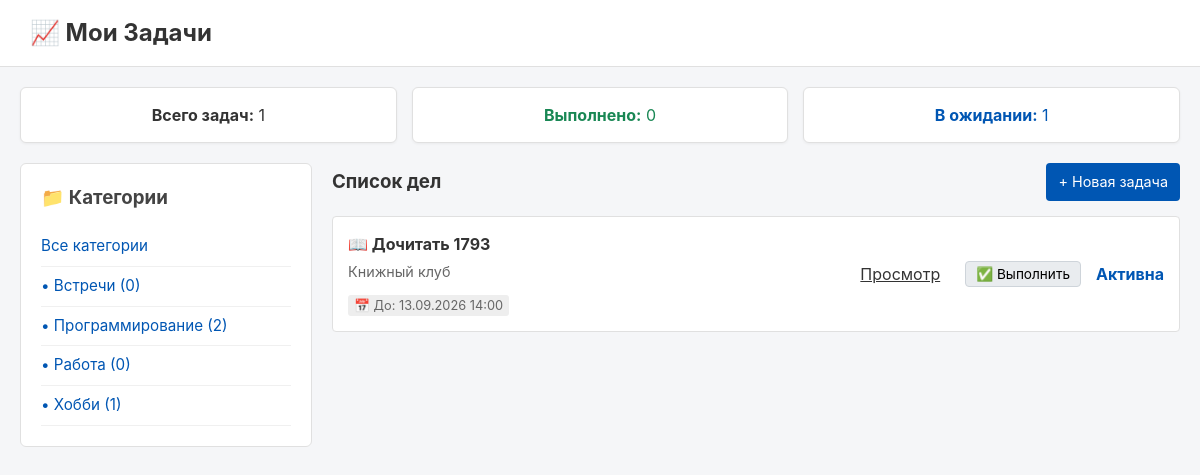
The app's page /?category=5 with its own data.
### todoapp/models.py (models this page shows, shortened)
class Category(models.Model):
    name = models.CharField(
        max_length = 60,
        verbose_name = "Название",
        help_text = "Введите название категории:"
    )
    class Meta:
        verbose_name = "Категория"
        verbose_name_plural = "Категории"
        ordering = ['name']

class Task(models.Model):
    title = models.CharField(
        max_length=200,
        verbose_name="Задача",
        help_text="Введите название задачи:"
    )
    description = models.TextField(
        max_length=500,
        verbose_name="Описание",
        help_text="Введите описание задачи:"
    )
    created_date = models.DateTimeField(
        auto_now_add=True,
        verbose_name="Дата создания задачи:",
        help_text="Введите дату создания задачи:"
    )
    due_date = models.DateTimeField(
        null=True,
        blank=True,
        verbose_name="Срок выполнения задачи:",
        help_text="Введите срок выполнения задачи:"
    )
    is_completed = models.BooleanField(
        default=False,
        verbose_name="Выполнено",
    )
    category_task = models.ForeignKey(
        Category,
        on_delete = models.SET_NULL,
        null=True,
        blank=True,
        verbose_name="Название",
        related_name="tasks", #category.tasks.all
    )
    @property
    def is_past_due(self):
        if self.due_date and not self.is_completed:
            return timezone.now() > self.due_date
        return False
    def get_absolute_url(self):
        return reverse("todo:task_detail", kwargs={"pk": self.pk})
    class Meta:
        verbose_name="Задача"
        verbose_name_plural="Задачи"
        ordering=['is_completed', '-created_date']

### todoapp/views.py (the view)
# urls.py: path('', views.IndexView.as_view(), name='index'),
class IndexView(View):
    def get(self, request):
        tasks = Task.objects.all()
        category_id = request.GET.get('category')
        if category_id:
            tasks = tasks.filter(category_task_id=category_id)
        total_tasks = tasks.count()
        completed_tasks = tasks.filter(is_completed=True).count()
        pending_tasks = total_tasks - completed_tasks
        task_categories = Category.objects.all()
        context = {
            "tasks": tasks,
            "total_tasks": total_tasks,
            "completed_tasks": completed_tasks,
            "pending_tasks": pending_tasks,
            "categories": task_categories,
        }
        return render(request, "main.html", context)

### templates/main.html (shortened to what this page needs)
<!DOCTYPE html>
<html lang="ru">
<head>
    <link rel="stylesheet" href="/static/styles.css">
</head>
<body>
    <div class="header-bar">
        <h2>📈 Мои Задачи</h2>
    </div>
    <div class="stats-container">
        <div class="stat-box">
            <strong>Всего задач:</strong> {{ total_tasks }}
        </div>
        <div class="stat-box stat-box-completed">
            <strong>Выполнено:</strong> {{ completed_tasks }}
        </div>
        <div class="stat-box stat-box-pending">
            <strong>В ожидании:</strong> {{ pending_tasks }}
        </div>
    </div>
    <div class="main-layout">
        <div class="sidebar">
            <h3>📁 Категории</h3>
            <a href="{% url 'todo:index' %}" class="category-link">Все категории</a>
            {% for category in categories %}
                <a href="?category={{ category.id }}" class="category-link">
                    • {{ category.name }} ({{ category.tasks.count }})
                </a>
            {% empty %}
                <p>Категорий нет</p>
            {% endfor %}
        </div>
        <div class="content-area">
            <div class="content-header">
                <h3>Список дел</h3>
                <a href="{% url 'todo:task_create' %}" class="btn btn-primary">+ Новая задача</a>
            </div>
            {% for task in tasks %}
                <div class="task-card">
                    <div>
                        <h4 class="{% if task.is_completed %}line-through{% endif %}">
                            {{ task.title }}
                        </h4>
                        <p>{{ task.description }}</p>
                        <span class="task-card-meta">
                            📅 До: {{ task.due_date|date:"d.m.Y H:i"|default:"Не указан" }}
                        </span>
                    </div>
                    <div style="display: flex; align-items: center; gap: 15px;">
                        <a href="{{ task.get_absolute_url }}">Просмотр</a>
                        <form action="{% url 'todo:task_toggle' task.id %}" method="post" style="margin: 0;">
                            <button type="submit" class="btn" style="padding: 4px 10px; font-size: 0.85em; cursor: pointer; background: #e9ecef; border: 1px solid #ced4da; border-radius: 4px; font-family: inherit;">
                                {% if task.is_completed %}↩️ Вернуть{% else %}✅ Выполнить{% endif %}
                            </button>
                        </form>
                        {% if task.is_completed %}
                            <span class="task-status-completed">Готово</span>
                        {% elif task.is_past_due %}
                            <span class="task-status-expired" style="color: #dc3545; font-weight: bold;">Просрочена</span>
                        {% else %}
                            <span class="task-status-active">Активна</span>
                        {% endif %}
                    </div>
                </div>
            {% empty %}
                <div class="empty-state">
                    <p>🎉 Список пуст! Задач не обнаружено.</p>
                </div>
            {% endfor %}
        </div>
    </div>
</body>
</html>

### todoapp/static/styles.css (style rules this page uses)
body { font-family: -apple-system, BlinkMacSystemFont, "Segoe UI", Roboto, Helvetica, Arial, sans-serif; background-color: #f5f6f8; color: #333333; margin: 0; padding: 0; line-height: 1.5; }
.header-bar { background-color: #ffffff; padding: 15px 30px; border-bottom: 1px solid #e0e0e0; margin-bottom: 20px; }
.header-bar h2 { margin: 0; }
.main-layout { display: flex; max-width: 1200px; margin: 0 auto; padding: 0 20px; gap: 20px; }
.sidebar { width: 250px; flex-shrink: 0; background: #ffffff; padding: 20px; border-radius: 6px; border: 1px solid #e0e0e0; align-self: flex-start; }
.sidebar h3 { margin-top: 0; margin-bottom: 15px; color: #444; }
.category-link { display: block; color: #0056b3; text-decoration: none; padding: 8px 0; font-size: 0.95em; border-bottom: 1px solid #f0f0f0; }
.content-area { flex-grow: 1; }
.content-header { display: flex; justify-content: space-between; align-items: center; margin-bottom: 15px; }
.content-header h3 { margin: 0; }
.stats-container { display: flex; max-width: 1160px; margin: 0 auto 20px auto; padding: 0 20px; gap: 15px; }
.stat-box { flex: 1; background: #ffffff; padding: 15px; border-radius: 6px; border: 1px solid #e0e0e0; text-align: center; box-shadow: 0 1px 3px rgba(0,0,0,0.05); }
.stat-box-completed { color: #198754; }
.stat-box-pending { color: #0056b3; }
.task-card { display: flex; justify-content: space-between; align-items: center; background: #ffffff; padding: 15px; margin-bottom: 12px; border-radius: 4px; border: 1px solid #e0e0e0; }
.task-card h4 { margin: 0 0 5px 0; }
.task-card p { margin: 0 0 10px 0; color: #666666; font-size: 0.9em; }
.task-card a { color: #333333; margin-right: 10px; }
.task-card-meta { font-size: 0.8em; color: #666666; background: #eee; padding: 3px 6px; border-radius: 3px; }
.task-status-active { color: #0056b3; font-weight: bold; }
.btn { padding: 8px 16px; text-decoration: none; border-radius: 4px; font-size: 0.9em; display: inline-block; }
.btn-primary { background-color: #0056b3; color: white; padding: 8px 12px; }

### records on screen
Category: name "Встречи", tasks.count "0"
Category: name "Программирование", tasks.count "2"
Category: name "Работа", tasks.count "0"
Category: name "Хобби", tasks.count "1"
Task: title "📖 Дочитать 1793", description "Книжный клуб", due_date "13.09.2026 14:00", is_completed "✅ Выполнить"

### other values on screen
{{ total_tasks }} "1"
{{ completed_tasks }} "0"
{{ pending_tasks }} "1"
